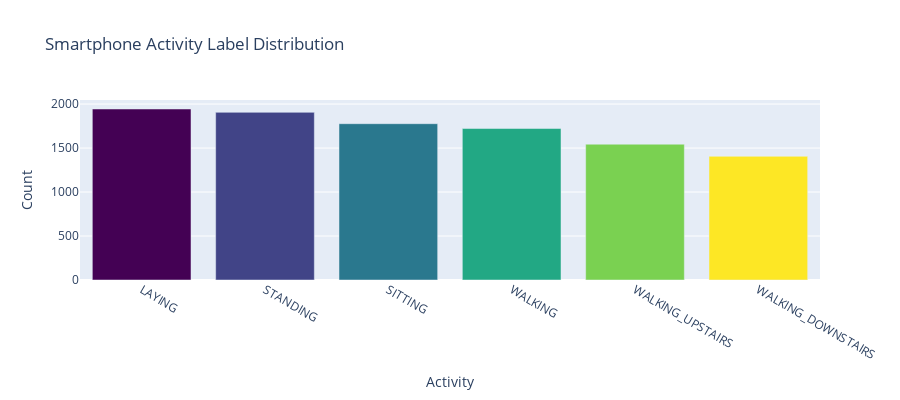

Notebook cell for this chart:
### Code cell
# Plotting data
label_counts = label.value_counts()

# Get colors
n = label_counts.shape[0]
colormap = get_cmap('viridis')
colors = [rgb2hex(colormap(col)) for col in np.arange(0, 1.01, 1/(n-1))]

# Create plot
data = go.Bar(x = label_counts.index,
              y = label_counts,
              marker = dict(color = colors))



layout = go.Layout(title = 'Smartphone Activity Label Distribution',
                   xaxis = dict(title = 'Activity'),
                   yaxis = dict(title = 'Count'),
                   height = 400,
                   width = 900)

fig = go.Figure(data=[data], layout=layout)
iplot(fig)

### Figure 1 — Plotly figure (JSON) as saved in the notebook; plotly's stock layout.template omitted (floating-point values rounded to 4 significant figures)
{"data": [{"marker": {"color": ["#440154", "#414487", "#2a788e", "#22a884", "#7ad151", "#fde725"]}, "type": "bar", "x": ["LAYING", "STANDING", "SITTING", "WALKING", "WALKING_UPSTAIRS", "WALKING_DOWNSTAIRS"], "y": [1944, 1906, 1777, 1722, 1544, 1406]}], "layout": {"height": 400, "title": {"text": "Smartphone Activity Label Distribution"}, "width": 900, "xaxis": {"title": {"text": "Activity"}}, "yaxis": {"title": {"text": "Count"}}}}
